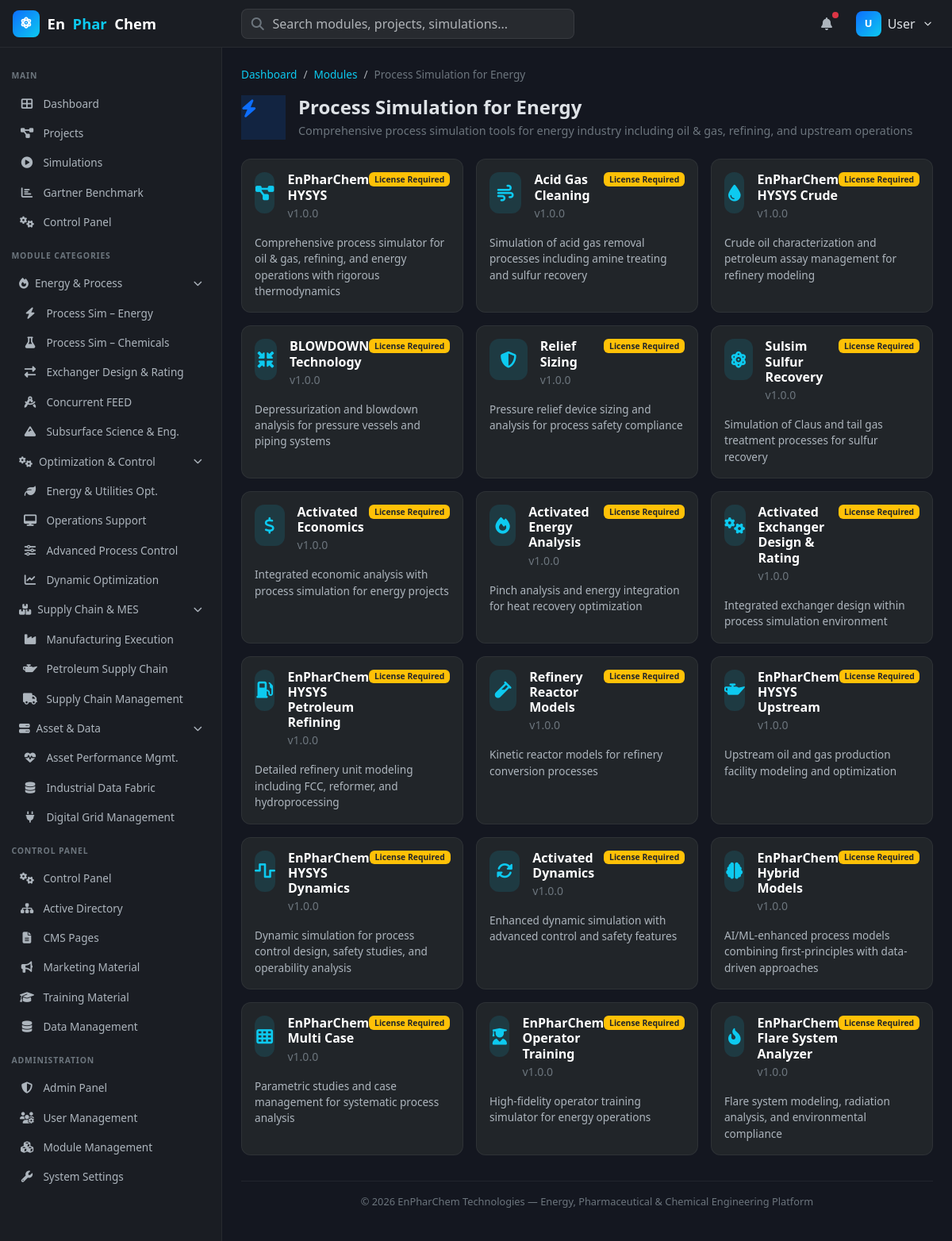
The page /process-sim-energy (signed in) on the database its author committed.
### tables this page shows
CREATE TABLE IF NOT EXISTS module_categories (
    id INT AUTO_INCREMENT PRIMARY KEY,
    name VARCHAR(255) NOT NULL,
    slug VARCHAR(255) NOT NULL UNIQUE,
    description TEXT,
    icon VARCHAR(50),
    sort_order INT DEFAULT 0,
    is_active TINYINT(1) DEFAULT 1,
    created_at TIMESTAMP DEFAULT CURRENT_TIMESTAMP
);

CREATE TABLE IF NOT EXISTS modules (
    id INT AUTO_INCREMENT PRIMARY KEY,
    category_id INT NOT NULL,
    name VARCHAR(255) NOT NULL,
    slug VARCHAR(255) NOT NULL UNIQUE,
    description TEXT,
    features TEXT,
    version VARCHAR(20) DEFAULT '1.0.0',
    icon VARCHAR(50),
    sort_order INT DEFAULT 0,
    is_active TINYINT(1) DEFAULT 1,
    license_required ENUM('standard','professional','enterprise') DEFAULT 'standard',
    created_at TIMESTAMP DEFAULT CURRENT_TIMESTAMP,
    FOREIGN KEY (category_id) REFERENCES module_categories(id) ON DELETE CASCADE
);

### controllers/BaseController.php (called while the page is built, shortened)
<?php
class BaseController {
    protected $db;
    protected $user;
    public function __construct() {
        $this->db = Database::getInstance();
        if (isset($_SESSION['user_id'])) {
            $this->user = $this->db->fetch(
                "SELECT * FROM users WHERE id = ?",
                [$_SESSION['user_id']]
            );
        }
    }
    protected function view($view, $data = []) {
        $data['user'] = $this->user;
        $data['appName'] = APP_NAME;
        $data['appVersion'] = APP_VERSION;
        extract($data);
        include VIEWS_PATH . '/' . $view . '.php';
        include VIEWS_PATH . '/layouts/main.php';
    }
    protected function getModulesByCategory($categorySlug) {
        return $this->db->fetchAll(
            "SELECT m.* FROM modules m
             JOIN module_categories mc ON m.category_id = mc.id
             WHERE mc.slug = ? AND m.is_active = 1
             ORDER BY m.sort_order",
            [$categorySlug]
        );
    }
}

### controllers/ProcessSimEnergyController.php (called while the page is built, shortened)
<?php
class ProcessSimEnergyController extends BaseController {
    private $categorySlug = 'process-sim-energy';
    public function index() {
        $category = $this->db->fetch(
            "SELECT * FROM module_categories WHERE slug = ?",
            [$this->categorySlug]
        );
        $modules = $this->getModulesByCategory($this->categorySlug);
        $this->view('modules/category', [
            'pageTitle' => 'Process Simulation for Energy',
            'category' => $category,
            'modules' => $modules,
        ]);
    }
}

### config/database.php (called while the page is built, shortened)
<?php
class Database {
    private static $instance = null;
    private $pdo;
    private function __construct() {
        try {
            $dsn = "mysql:host=" . DB_HOST . ";port=" . DB_PORT . ";dbname=" . DB_NAME . ";charset=" . DB_CHARSET;
            $this->pdo = new PDO($dsn, DB_USER, DB_PASS, [
                PDO::ATTR_ERRMODE => PDO::ERRMODE_EXCEPTION,
                PDO::ATTR_DEFAULT_FETCH_MODE => PDO::FETCH_ASSOC,
                PDO::ATTR_EMULATE_PREPARES => false,
            ]);
        } catch (PDOException $e) {
            die("Database connection failed: " . $e->getMessage());
        }
    }
    public static function getInstance() {
        if (self::$instance === null) {
            self::$instance = new self();
        }
        return self::$instance;
    }
    public function query($sql, $params = []) {
        $stmt = $this->pdo->prepare($sql);
        $stmt->execute($params);
        return $stmt;
    }
    public function fetch($sql, $params = []) {
        return $this->query($sql, $params)->fetch();
    }
    public function fetchAll($sql, $params = []) {
        return $this->query($sql, $params)->fetchAll();
    }
}

### views/modules/category.php (the view, shortened to what this page needs)
<?php
$category = $category ?? ['name' => 'Category', 'slug' => '', 'icon' => 'fa-cube', 'description' => ''];
$modules = $modules ?? [];
$catIcons = [
    'process-sim-energy' => 'fa-bolt', 'process-sim-chemicals' => 'fa-flask',
    'exchanger-design' => 'fa-exchange-alt', 'concurrent-feed' => 'fa-drafting-compass',
    'subsurface-engineering' => 'fa-mountain', 'energy-utilities-optimization' => 'fa-leaf',
    'operations-support' => 'fa-desktop', 'advanced-process-control' => 'fa-sliders-h',
    'dynamic-optimization' => 'fa-chart-line', 'manufacturing-execution' => 'fa-industry',
    'petroleum-supply-chain' => 'fa-oil-can', 'supply-chain-management' => 'fa-truck',
    'asset-performance' => 'fa-heartbeat', 'industrial-data-fabric' => 'fa-database',
    'digital-grid-management' => 'fa-plug',
];
$icon = $catIcons[$category['slug'] ?? ''] ?? ($category['icon'] ?? 'fa-cube');
?>
<nav aria-label="breadcrumb">
    <ol class="breadcrumb">
        <li class="breadcrumb-item"><a href="/enpharchem/dashboard">Dashboard</a></li>
        <li class="breadcrumb-item"><a href="/enpharchem/modules">Modules</a></li>
        <li class="breadcrumb-item active"><?= htmlspecialchars($category['name']) ?></li>
    </ol>
</nav>
<div class="page-header">
    <div class="d-flex align-items-center gap-3">
        <div class="module-icon" style="background:rgba(13,110,253,.15);color:#0d6efd;width:56px;height:56px;font-size:1.4rem;">
            <i class="fas <?= $icon ?>"></i>
        </div>
        <div>
            <h1 class="mb-0"><?= htmlspecialchars($category['name']) ?></h1>
            <?php if (!empty($category['description'])): ?>
            <p class="mb-0 mt-1" style="color:#6c757d;font-size:.9rem;"><?= htmlspecialchars($category['description']) ?></p>
            <?php endif; ?>
        </div>
    </div>
</div>
<?php if (!empty($modules)): ?>
<div class="row g-3">
    <?php foreach ($modules as $mod): ?>
    <div class="col-md-6 col-lg-4">
        <a href="/enpharchem/<?= htmlspecialchars($category['slug']) ?>/module?slug=<?= htmlspecialchars($mod['slug'] ?? '') ?>" class="text-decoration-none">
            <div class="card module-card h-100">
                <div class="card-body">
                    <div class="d-flex align-items-start gap-3 mb-3">
                        <div class="module-icon" style="background:rgba(13,202,240,.12);color:#0dcaf0;">
                            <i class="fas <?= htmlspecialchars($mod['icon'] ?? $icon) ?>"></i>
                        </div>
                        <div class="flex-grow-1">
                            <div class="d-flex justify-content-between align-items-start">
                                <h6 class="mb-0" style="color:#fff;font-weight:600;"><?= htmlspecialchars($mod['name']) ?></h6>
                                <?php if (!empty($mod['license_required'])): ?>
                                <span class="badge bg-warning text-dark" style="font-size:.65rem;">License Required</span>
                                <?php else: ?>
                                <span class="badge bg-success" style="font-size:.65rem;">Free</span>
                                <?php endif; ?>
                            </div>
                            <?php if (!empty($mod['version'])): ?>
                            <small style="color:#6c757d;">v<?= htmlspecialchars($mod['version']) ?></small>
                            <?php endif; ?>
                        </div>
                    </div>
                    <p style="font-size:.85rem;color:#adb5bd;margin-bottom:0;"><?= htmlspecialchars($mod['description'] ?? 'No description available.') ?></p>
                </div>
            </div>
        </a>
    </div>
    <?php endforeach; ?>
</div>
<?php endif; ?>

### views/layouts/main.php (style rules this page uses)
:root { --epc-primary: #0d6efd; --epc-accent: #0dcaf0; --epc-dark-bg: #1a1d23; --epc-card-bg: #212529; --epc-sidebar-w: 280px; --epc-navbar-h: 60px; }
* { box-sizing: border-box; }
body { background: #141720; color: #dee2e6; font-family: 'Segoe UI', system-ui, -apple-system, sans-serif; overflow-x: hidden; }
.card { background: var(--epc-card-bg); border: 1px solid rgba(255,255,255,.06); border-radius: 12px; }
.page-header { display: flex; align-items: center; justify-content: space-between; margin-bottom: 1.5rem; }
.page-header h1 { font-size: 1.5rem; font-weight: 700; margin: 0; }
.breadcrumb { background: transparent; padding: 0; margin-bottom: 1rem; font-size: .85rem; }
.breadcrumb-item a { color: var(--epc-accent); text-decoration: none; }
.breadcrumb-item.active { color: #6c757d; }
.module-card { transition: transform .15s, box-shadow .15s; cursor: pointer; }
.module-card .module-icon { width: 52px; height: 52px; border-radius: 12px; display: flex; align-items: center; justify-content: center; font-size: 1.3rem; }

### rows shown on the page
module_categories: name "Process Simulation for Energy", description "Comprehensive process simulation tools for energy industry including oil & gas, refining, and upstream operations"
modules: name "EnPharChem HYSYS", license_required "License Required", version "1.0.0", description "Comprehensive process simulator for oil & gas, refining, and energy operations with rigorous thermodynamics"
modules: name "Acid Gas Cleaning", license_required "License Required", version "1.0.0", description "Simulation of acid gas removal processes including amine treating and sulfur recovery"
modules: name "EnPharChem HYSYS Crude", license_required "License Required", version "1.0.0", description "Crude oil characterization and petroleum assay management for refinery modeling"
modules: name "BLOWDOWN Technology", license_required "License Required", version "1.0.0", description "Depressurization and blowdown analysis for pressure vessels and piping systems"
modules: name "Relief Sizing", license_required "License Required", version "1.0.0", description "Pressure relief device sizing and analysis for process safety compliance"
modules: name "Sulsim Sulfur Recovery", license_required "License Required", version "1.0.0", description "Simulation of Claus and tail gas treatment processes for sulfur recovery"
modules: name "Activated Economics", license_required "License Required", version "1.0.0", description "Integrated economic analysis with process simulation for energy projects"
modules: name "Activated Energy Analysis", license_required "License Required", version "1.0.0", description "Pinch analysis and energy integration for heat recovery optimization"
modules: name "Activated Exchanger Design & Rating", license_required "License Required", version "1.0.0", description "Integrated exchanger design within process simulation environment"
modules: name "EnPharChem HYSYS Petroleum Refining", license_required "License Required", version "1.0.0", description "Detailed refinery unit modeling including FCC, reformer, and hydroprocessing"
modules: name "Refinery Reactor Models", license_required "License Required", version "1.0.0", description "Kinetic reactor models for refinery conversion processes"
modules: name "EnPharChem HYSYS Upstream", license_required "License Required", version "1.0.0", description "Upstream oil and gas production facility modeling and optimization"
modules: name "EnPharChem HYSYS Dynamics", license_required "License Required", version "1.0.0", description "Dynamic simulation for process control design, safety studies, and operability analysis"
modules: name "Activated Dynamics", license_required "License Required", version "1.0.0", description "Enhanced dynamic simulation with advanced control and safety features"
modules: name "EnPharChem Hybrid Models", license_required "License Required", version "1.0.0", description "AI/ML-enhanced process models combining first-principles with data-driven approaches"
modules: name "EnPharChem Multi Case", license_required "License Required", version "1.0.0", description "Parametric studies and case management for systematic process analysis"
modules: name "EnPharChem Operator Training", license_required "License Required", version "1.0.0", description "High-fidelity operator training simulator for energy operations"
modules: name "EnPharChem Flare System Analyzer", license_required "License Required", version "1.0.0", description "Flare system modeling, radiation analysis, and environmental compliance"

### other values the page prints
$_SESSION['user']['username'] "User"
